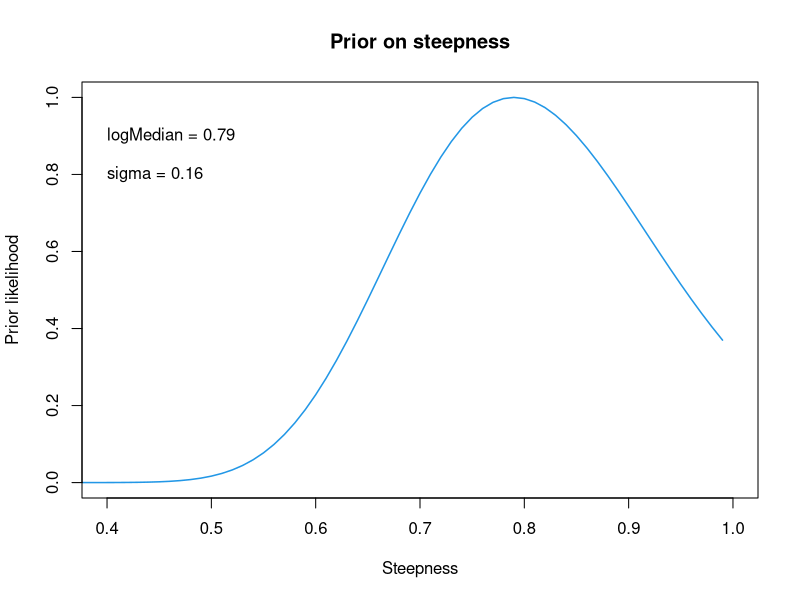

R code for this plot:
# Read Table 3
tab3 <- read.table("Munyandorero_2020_Table_3.dat", header=TRUE)

# Rearrange table information
stats <- tab3[c("Statistic", "RedSnapper")]
stats <- as.data.frame(as.list(stats$RedSnapper))
names(stats) <- tab3$Statistic

# Extract main statistics of interest
median <- stats$Median
sigma <- stats$SD

# Stock Synthesis lognormal prior (Type 3) equation from user manual
f <- function(x, m, sd)
{
  1/2 * ((log(x) - m) / sd)^2  # -logL
}

# Calculate prior
min <- 0.20
max <- 0.99
x <- seq(min, max, by=0.01)
ss3prior <- exp(-f(x, log(median), sigma))

# Plot prior
png("prior.png", width=2000, height=1200, res=200)
plot(x, ss3prior, type="l", xlim=c(0.4, 1), xlab="Steepness", ylab="Prior likelihood", lwd=1.5, col=4)
title(main="Prior on steepness")
text(0.4, 0.9, "logMedian = 0.79", adj=0)
text(0.4, 0.8, "sigma = 0.16", adj=0)
dev.off()

# Lower  Upper  Init  logMedian   sigma  Type  Phase
# 0.2    0.99   0.79  -0.2357223  0.16   3     1      0  0  0  0  0  0  0  # SR_BH_steep
